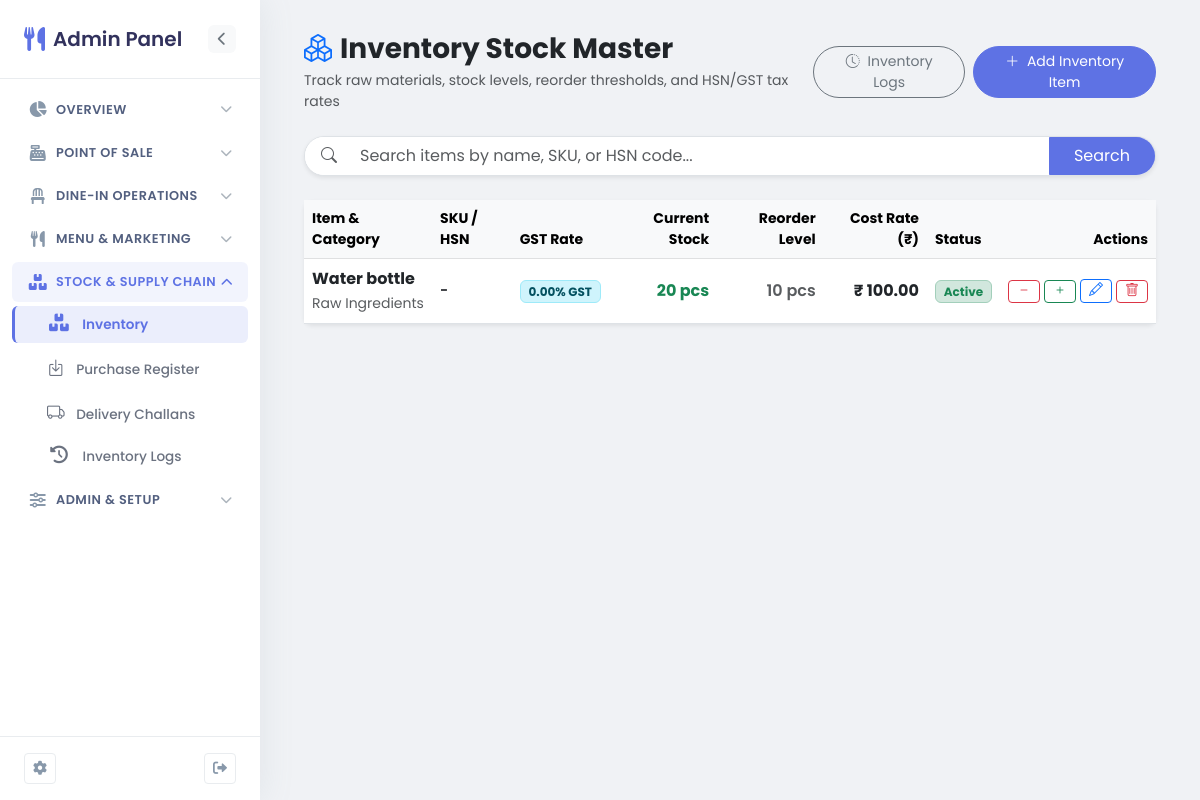
/dashboard/itc-jaipur/inventory/ (signed in), run on the app's committed database.
### core/models.py (models this page shows, shortened)
class InventoryItem(models.Model):
    class CategoryChoices(models.TextChoices):
        RAW_INGREDIENTS = 'raw_ingredients', _('Raw Ingredients')
        BEVERAGES = 'beverages', _('Beverages')
        PACKAGING = 'packaging', _('Packaging & Tissue')
        BAR_STOCK = 'bar_stock', _('Bar Stock')
    class UnitChoices(models.TextChoices):
        KG = 'kg', _('Kilogram (kg)')
        GM = 'gm', _('Gram (gm)')
        LITRE = 'litre', _('Litre (L)')
        ML = 'ml', _('Millilitre (ml)')
        PIECE = 'piece', _('Piece')
        PACK = 'pack', _('Pack')
        BOX = 'box', _('Box')
        CRATE = 'crate', _('Crate')
        BOTTLE = 'bottle', _('Bottle')
    class TaxabilityType(models.TextChoices):
        TAXABLE = 'taxable', _('Taxable')
        EXEMPTED = 'exempted', _('Exempted')
        NIL_RATED = 'nil_rated', _('Nil Rated')
        NON_GST_EXCISE = 'non_gst_excise', _('Non-GST / Excise')
    name = models.CharField(max_length=150)
    sku = models.CharField(max_length=100, blank=True)
    category = models.CharField(
        max_length=50,
        default=CategoryChoices.RAW_INGREDIENTS,
        blank=True
    )
    unit = models.CharField(max_length=50, blank=True)
    quantity = models.IntegerField(default=0)
    reorder_level = models.IntegerField(default=5)
    cost_price = models.DecimalField(max_digits=10, decimal_places=2, default=0.00)
    price_per_unit = models.DecimalField(max_digits=10, decimal_places=2, null=True, blank=True)
    selling_price = models.DecimalField(max_digits=10, decimal_places=2, null=True, blank=True)
    taxability_type = models.CharField(
        max_length=20,
        choices=TaxabilityType.choices,
        default=TaxabilityType.TAXABLE
    )
    hsn_sac_code = models.CharField(max_length=20, blank=True, null=True)
    gst_rate = models.DecimalField(max_digits=5, decimal_places=2, default=0.00)
    hsn_description = models.TextField(blank=True, null=True)
    is_active = models.BooleanField(default=True)
    restaurant = models.ForeignKey('super_admin.Restaurant', on_delete=models.CASCADE, related_name='inventory_items', null=True, blank=True)
    branch = models.ForeignKey('super_admin.RestaurantBranch', on_delete=models.CASCADE, null=True, blank=True, related_name='inventory_items')
    internal_branch = models.ForeignKey('Branch', on_delete=models.SET_NULL, null=True, blank=True, related_name='inventory_items')
    created_at = models.DateTimeField(auto_now_add=True)
    updated_at = models.DateTimeField(auto_now=True)
    class Meta:
        ordering = ['name']
        unique_together = ['name', 'restaurant']
    @property
    def unit_cost(self):
        from decimal import Decimal
        return self.cost_price or self.price_per_unit or Decimal('0.00')
    @property
    def is_low_stock(self):
        return (self.quantity or 0) <= (self.reorder_level or 0)

### restaurant_admin/views.py (the view)
# urls.py: path('inventory/', views.inventory_list, name='inventory_list'),
@login_required
@user_passes_test(is_admin)
def inventory_list(request, restaurant_slug=None):
    try:
        restaurant = request.user.restaurant_profile.restaurant
    except RestaurantUser.DoesNotExist:
        from django.http import HttpResponseForbidden
        return HttpResponseForbidden("No restaurant associated with this account.")
    q = request.GET.get('q', '').strip()
    items = InventoryItem.objects.filter(restaurant=restaurant)
    if q:
        items = items.filter(Q(name__icontains=q) | Q(sku__icontains=q))
    items = items.order_by('name')
    return render(request, 'restaurant_admin/inventory/list.html', {
        'items': items,
        'active_menu': 'inventory',
        'search_query': q,
        'restaurant': restaurant,
    })

### restaurant_admin/views.py (called while the page is built)
def is_admin(user):
    return user.is_authenticated and user.is_staff

### restaurant_admin/templates/restaurant_admin/inventory/list.html (shortened to what this page needs)
{% extends 'restaurant_admin/base.html' %}
{% block content %}
<div class="container-fluid">
  <div class="d-flex justify-content-between align-items-center mb-4">
    <div>
      <h3 class="mb-1 text-dark fw-bold"><i class="bi bi-boxes text-primary me-2"></i>Inventory Stock Master</h3>
      <p class="text-muted small mb-0">Track raw materials, stock levels, reorder thresholds, and HSN/GST tax rates</p>
    </div>
    <div class="d-flex gap-2">
      <a href="{% url 'restaurant_admin:inventory_logs' restaurant_slug=restaurant.slug %}" class="btn btn-outline-secondary btn-sm rounded-pill px-3">
        <i class="bi bi-clock-history me-1"></i> Inventory Logs
      </a>
      <a href="{% url 'restaurant_admin:inventory_add' restaurant_slug=restaurant.slug %}" class="btn btn-primary btn-sm rounded-pill px-3">
        <i class="bi bi-plus-lg me-1"></i> Add Inventory Item
      </a>
    </div>
  </div>
  <form method="get" class="mb-4">
    <div class="input-group shadow-sm border rounded-pill overflow-hidden bg-white">
      <span class="input-group-text bg-white border-0 ps-3"><i class="bi bi-search text-muted"></i></span>
      <input type="text" name="q" value="{{ search_query }}" class="form-control border-0 shadow-none" placeholder="Search items by name, SKU, or HSN code...">
      <button class="btn btn-primary px-4" type="submit">Search</button>
    </div>
  </form>
  <div class="card border-0 shadow-sm rounded-3">
    <div class="card-body p-0">
      <div class="table-responsive">
        <table class="table table-hover mb-0 align-middle">
          <thead class="table-light small text-secondary">
            <tr>
              <th>Item & Category</th>
              <th>SKU / HSN</th>
              <th>GST Rate</th>
              <th class="text-end">Current Stock</th>
              <th class="text-end">Reorder Level</th>
              <th class="text-end">Cost Rate (₹)</th>
              <th>Status</th>
              <th class="text-end">Actions</th>
            </tr>
          </thead>
          <tbody>
            {% for it in items %}
            <tr class="{% if it.is_low_stock %}table-danger border-start border-4 border-danger{% endif %}">
              <td>
                <div class="fw-bold text-dark">{{ it.name }}</div>
                <small class="text-muted">{{ it.get_category_display|default:it.category }}</small>
              </td>
              <td>
                <div class="small fw-semibold text-dark">{{ it.sku|default:'-' }}</div>
              </td>
              <td>
                <span class="badge bg-info-subtle text-info-emphasis border border-info-subtle">{{ it.gst_rate }}% GST</span>
              </td>
              <td class="text-end">
                <span class="fw-bold fs-6 {% if it.is_low_stock %}text-danger{% else %}text-success{% endif %}">
                  {{ it.quantity }} {{ it.unit }}
                </span>
              </td>
              <td class="text-end fw-semibold text-muted">{{ it.reorder_level }} {{ it.unit }}</td>
              <td class="text-end fw-bold text-dark">₹ {{ it.unit_cost }}</td>
              <td>
                {% if it.is_active %}
                <span class="badge bg-success-subtle text-success border border-success-subtle">Active</span>
                {% else %}
                <span class="badge bg-light text-muted border">Inactive</span>
                {% endif %}
              </td>
              <td class="text-end">
                <div class="d-flex justify-content-end gap-1">
                  <form method="post" action="{% url 'restaurant_admin:inventory_adjust' pk=it.id restaurant_slug=restaurant.slug %}">
                    <button class="btn btn-sm btn-outline-danger py-0 px-2" title="-1"><i class="bi bi-dash"></i></button>
                  </form>
                  <form method="post" action="{% url 'restaurant_admin:inventory_adjust' pk=it.id restaurant_slug=restaurant.slug %}">
                    <button class="btn btn-sm btn-outline-success py-0 px-2" title="+1"><i class="bi bi-plus"></i></button>
                  </form>
                  <a href="{% url 'restaurant_admin:inventory_edit' pk=it.id restaurant_slug=restaurant.slug %}" class="btn btn-sm btn-outline-primary py-0 px-2">
                    <i class="bi bi-pencil"></i>
                  </a>
                  <form method="post" action="{% url 'restaurant_admin:inventory_delete' pk=it.id restaurant_slug=restaurant.slug %}" onsubmit="return confirm('Delete this inventory item?');">
                    <button class="btn btn-sm btn-outline-danger py-0 px-2"><i class="bi bi-trash"></i></button>
                  </form>
                </div>
              </td>
            </tr>
            {% empty %}
            <tr><td colspan="8" class="text-center py-4 text-muted small">No inventory items configured yet. Click <strong>+ Add Inventory Item</strong> to add stock master items.</td></tr>
            {% endfor %}
          </tbody>
        </table>
      </div>
    </div>
  </div>
</div>
{% endblock %}

### restaurant_admin/templates/restaurant_admin/base.html (style rules this page uses)
:root { --primary: #5E72E4; --secondary: #2DCE89; --info: #11CDEF; --warning: #FB6340; --dark: #32325D; --light: #F8F9FE; --sidebar-width: 260px; --sidebar-collapsed-width: 75px; }
body { font-family: 'Poppins', sans-serif; background-color: #F0F2F5; color: #525F7F; }
.card { border: none; border-radius: 0.5rem; box-shadow: 0 0 2rem 0 rgba(136, 152, 170, 0.1); margin-bottom: 1.5rem; transition: transform 0.3s ease, box-shadow 0.3s ease; }
.btn-primary { background-color: var(--primary); border-color: var(--primary); }

### data on the page
InventoryItem: name "Water bottle", category "Raw Ingredients", sku "-", gst_rate "0.00", quantity "20", unit "pcs", reorder_level "10", unit_cost "100.00", is_active "Active"
